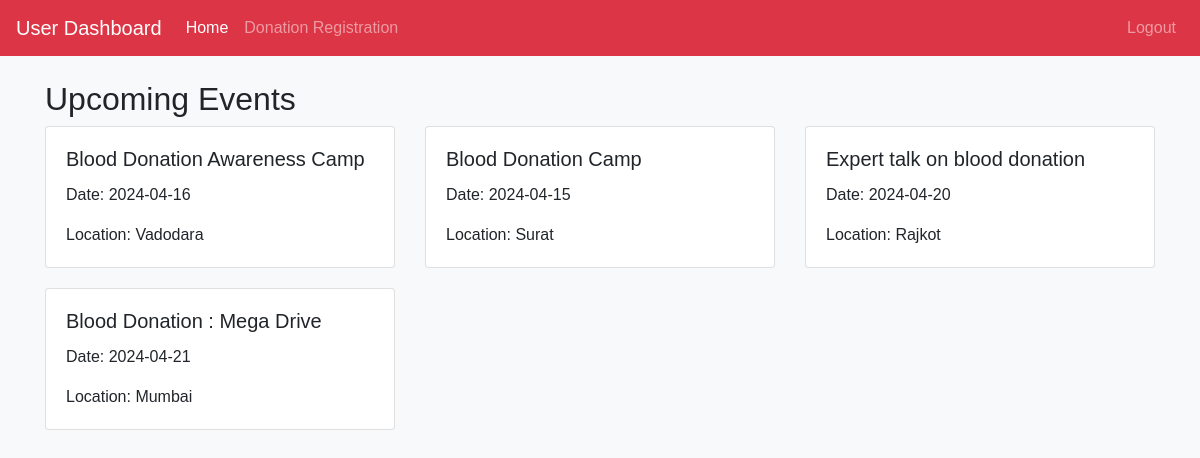
The app's page /User_Dashboard.php with its own data.
### tables this page shows
CREATE TABLE `tblevent` (
  `event_id` int(11) NOT NULL,
  `title` varchar(250) NOT NULL,
  `date` date NOT NULL,
  `location` varchar(50) NOT NULL
);

### MyDb.php (called while the page is built, shortened)
<?php
	class MyDb
	{
		var $conn;
		function __construct()
		{
			$this->conn = new mysqli("localhost","root","","db_blood");
		}
		function selectEvent(){
			$qry = "SELECT * FROM tblEvent";
			$stmt = $this->conn->prepare($qry);
			$stmt->execute();
			$resultSet = $stmt->get_result();
			$data = $resultSet->fetch_all(MYSQLI_ASSOC);
			return $data;
		}
	}
 ?>

### User_Dashboard.php (the view, shortened to what this page needs)
<?php
    include 'MyDb.php';
    $obj = new MyDb();
    $events = $obj->selectEvent();
?>
<!DOCTYPE html>
<html lang="en">
<head>
    <link href="https://stackpath.bootstrapcdn.com/bootstrap/4.5.2/css/bootstrap.min.css" rel="stylesheet">
</head>
<body>
    <nav class="navbar navbar-expand-lg navbar-dark bg-danger">
        <span class="navbar-brand mb-0 h1">User Dashboard</span>
        <div class="collapse navbar-collapse" id="navbarNav">
            <ul class="navbar-nav">
                <li class="nav-item">
                    <a class="nav-link active" href="User_Dashboard.php">Home</a>
                </li>
                <li class="nav-item">
                    <a class="nav-link" href="Donation_Registration.php">Donation Registration</a>
                </li>
            </ul>
            <ul class="navbar-nav ml-auto">
                <li class="nav-item">
                    <a class="nav-link" href="Login.php">Logout</a>
                </li>
            </ul>
        </div>
    </nav>
    <div class="container mt-4">
        <h2>Upcoming Events</h2>
        <div class="row">
            <?php foreach ($events as $event): ?>
                <div class="col-md-4">
                    <div class="card event-card">
                        <div class="card-body">
                            <h5 class="card-title"><?php echo $event['title']; ?></h5>
                            <p class="card-text">Date: <?php echo $event['date']; ?></p>
                            <p class="card-text">Location: <?php echo $event['location']; ?></p>
                        </div>
                    </div>
                </div>
            <?php endforeach; ?>
        </div>
    </div>
</body>
</html>

### User_Dashboard.php (style rules this page uses)
body { background-color: #f8f9fa; font-family: Arial, sans-serif; }
.event-card { margin-bottom: 20px; }
.event-card { margin-bottom: 20px; transition: transform 0.5s ease; }

### records on screen
tblevent: title "Blood Donation Awareness Camp", date "2024-04-16", location "Vadodara"
tblevent: title "Blood Donation Camp", date "2024-04-15", location "Surat"
tblevent: title "Expert talk on blood donation", date "2024-04-20", location "Rajkot"
tblevent: title "Blood Donation : Mega Drive", date "2024-04-21", location "Mumbai"
